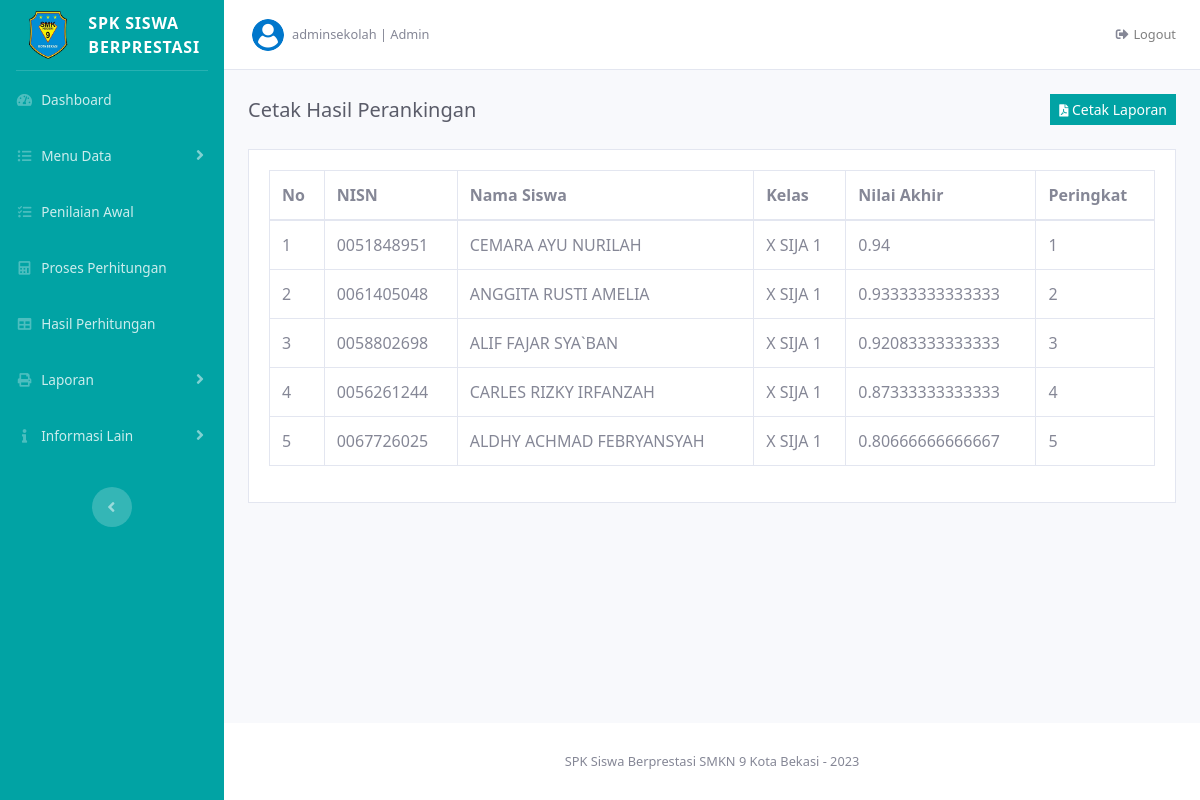
The app's page /index.php?page=laporan_perankingan (signed in) with its own data.
### tables this page shows
CREATE TABLE `hasil_preferensi` (
  `ID_Pref` int(15) NOT NULL,
  `ID_Alter` int(15) DEFAULT NULL,
  `hasil_pref` double DEFAULT NULL
);

CREATE TABLE `data_alternatif` (
  `ID_Alter` int(15) NOT NULL,
  `NISN` varchar(30) DEFAULT NULL,
  `Nama_Siswa` varchar(100) DEFAULT NULL,
  `JK` varchar(100) DEFAULT NULL,
  `Kelas` varchar(100) DEFAULT NULL
);

### pages/laporan/laporan_perankingan.php (the view)
<?php
	$pref = mysqli_query($koneksi_db, "SELECT hasil_preferensi.ID_Pref, hasil_preferensi.ID_Alter, data_alternatif.NISN,
	data_alternatif.Nama_Siswa, data_alternatif.Kelas, hasil_preferensi.hasil_pref FROM hasil_preferensi INNER JOIN
	data_alternatif ON hasil_preferensi.ID_Alter = data_alternatif.ID_Alter ORDER BY hasil_pref DESC");
  $jmlPref = mysqli_query($koneksi_db, "SELECT * FROM hasil_preferensi");
?>
<div class="d-sm-flex align-items-center justify-content-between mb-4">
  <h5 class="mb-3 text-gray-800 my-sm-auto">Cetak Hasil Perankingan</h5>
  <a href="assets/report/report_perankingan.php" class="d-inline-block btn btn-sm btn-success rounded-0" target="_blank">
  	<i class="fas fa-file-pdf fa-sm"></i> Cetak Laporan
	</a>
</div>
<div class="card mb-4 rounded-0">
	<div class="card-body">
    <?php
      if (mysqli_num_rows($jmlPref) > 0) {
    ?>
      <div class="table-responsive">
        <table class="table table-bordered" width="100%" cellspacing="0">
          <thead>
            <tr>
            	<th class="text-nowrap">No</th>
          		<th class="text-nowrap">NISN</th>
              <th class="text-nowrap">Nama Siswa</th>
              <th class="text-nowrap">Kelas</th>
              <th class="text-nowrap">Nilai Akhir</th>
              <th class="text-nowrap">Peringkat</th>
            </tr>
          </thead>
          <tbody>
        		<?php
        			$no = 0;
        			while ($res = mysqli_fetch_assoc($pref)) :
        			$no++;
        		?>
              <tr>
              	<td class="text-nowrap"><?= $no; ?></td>
            		<td class="text-nowrap"><?= $res['NISN']; ?></td>
                <td class="text-nowrap"><?= $res['Nama_Siswa']; ?></td>
                <td class="text-nowrap"><?= $res['Kelas']; ?></td>
                <td class="text-nowrap"><?= $res['hasil_pref']; ?></td>
                <td class="text-nowrap"><?= $no; ?></td>
              </tr>
          	<?php endwhile; ?>
          </tbody>
        </table>
      </div>
    <?php
      } else {
    ?>
      Hasil perankingan belum tersedia..
    <?php
      }
    ?>
	</div>
</div>

### index.php (shortened to what this page needs)
<!DOCTYPE html>
<html lang="en">
<head>
    <link href="assets/vendor/fontawesome-free/css/all.min.css" rel="stylesheet" type="text/css">
    <link href="assets/css/sb-admin-2.min.css" rel="stylesheet">
    <link href="assets/vendor/datatables/dataTables.bootstrap4.min.css" rel="stylesheet">
</head>
<body id="page-top">
    <div id="wrapper">
        <ul class="navbar-nav bg-gradient sidebar sidebar-dark accordion" id="accordionSidebar">
            <a class="sidebar-brand d-flex align-items-center justify-content-center" href="index.php?page=dashboard">
                <div class="sidebar-brand-icon p-2">
                    <img src="assets/img/SMKN9_Bekasi.png" alt="" class="img-profile w-100">
                </div>
                <div class="sidebar-brand-text mx-2 text-left font-weight-bold">SPK Siswa Berprestasi</div>
            </a>
            <hr class="sidebar-divider my-0">
            <?php require 'template/sidebar_menu.php'; ?>
            <div class="text-center d-none d-md-inline mt-4">
                <button class="rounded-circle border-0" id="sidebarToggle"></button>
            </div>
        </ul>
        <div id="content-wrapper" class="d-flex flex-column">
            <div id="content">
                <nav class="navbar navbar-expand navbar-light bg-white topbar mb-4 static-top border-bottom">
                <?php require 'template/navbar.php'; ?>
                </nav>
                <div class="container-fluid">
                    <?php require 'config/control_pages.php'; ?>
                </div>
            </div>
            <footer class="sticky-footer bg-white">
                <div class="container my-auto">
                    <div class="copyright text-center my-auto">
                        <span>SPK Siswa Berprestasi SMKN 9 Kota Bekasi - 2023</span>
                    </div>
                </div>
            </footer>
        </div>
    </div>
</body>
</html>

### template/sidebar_menu.php (shortened to what this page needs)
<?php
    if (@$_GET['page'] == 'dashboard') {
        $activ1 = 'active';
        $activ2 = '';
        $activ3 = '';
        $activ4 = '';
        $activ5 = '';
        $activ6 = '';
        $activ7 = '';
    } else {
        $activ1 = '';
        $activ2 = '';
        $activ3 = '';
        $activ4 = '';
        $activ5 = '';
        $activ6 = '';
        $activ7 = '';
    }
?>
<li class="nav-item <?= $activ1 ?>">
    <a class="nav-link" href="index.php?page=dashboard">
        <i class="fas fa-fw fa-tachometer-alt"></i>
        <span>Dashboard</span></a>
</li>
<li class="nav-item <?= $activ2 ?>">
    <a class="nav-link collapsed" href="?page=menu_data" data-toggle="collapse" data-target="#collapseTwo"
        aria-expanded="true" aria-controls="collapseTwo">
        <i class="fas fa-fw fa-list-ul"></i>
        <span>Menu Data</span>
    </a>
</li>
<li class="nav-item <?= $activ3 ?>">
    <a class="nav-link collapsed" href="index.php?page=data_penilaian"
        aria-expanded="true" aria-controls="collapseUtilities">
        <i class="fas fa-fw fa-tasks"></i>
        <span>Penilaian Awal</span>
    </a>
</li>
<li class="nav-item <?= $activ4 ?>">
    <a class="nav-link collapsed" href="index.php?page=proses_perhitungan"
        aria-expanded="true" aria-controls="collapseUtilities">
        <i class="fas fa-fw fa-calculator"></i>
        <span>Proses Perhitungan</span>
    </a>
</li>
<li class="nav-item <?= $activ5 ?>">
    <a class="nav-link collapsed" href="index.php?page=hasil_perhitungan"
        aria-expanded="true" aria-controls="collapsePages">
        <i class="fas fa-fw fa-table"></i>
        <span>Hasil Perhitungan</span>
    </a>
</li>
<li class="nav-item <?= $activ6 ?>">
    <a class="nav-link collapsed" href="?page=laporan" data-toggle="collapse" data-target="#collapsePageslaporan"
        aria-expanded="true" aria-controls="collapsePages">
        <i class="fas fa-fw fa-print"></i>
        <span>Laporan</span>
    </a>
</li>
<li class="nav-item <?= $activ7 ?>">
    <a class="nav-link collapsed" href="?page=informasi" data-toggle="collapse" data-target="#collapsePages4"
        aria-expanded="true" aria-controls="collapsePages">
        <i class="fas fa-fw fa-info"></i>
        <span>Informasi Lain</span>
    </a>
</li>

### template/navbar.php (shortened to what this page needs)
<ul class="navbar-nav mr-auto">
    <li class="nav-item dropdown no-arrow">
        <a class="nav-link dropdown-toggle" href="#" id="userDropdown" role="button"
            data-toggle="dropdown" aria-haspopup="true" aria-expanded="false">
            <img class="img-profile rounded-circle"
                src="assets/img/user_2.png">
            <span class="ml-2 d-none d-md-inline text-gray-600 small"><?= $_SESSION['user']; ?> | Admin</span>
        </a>
    </li>
</ul>
<ul class="navbar-nav ml-auto">
    <a class="nav-link small" href="#" data-toggle="modal" data-target="#logoutModal"
    style="text-decoration: none;">
        <i class="fas fa-sign-out-alt fa-fw text-gray-600"></i> Logout
    </a>
</ul>

### config/control_pages.php (shortened to what this page needs)
<?php
	require 'connect_db.php';
	if (isset($_GET['page'])) {
		$pages = $_GET['page'];
		if ($pages === 'dashboard') {
			include 'pages/dashboard/dashboard.php';
		}
		else if ($pages === 'data_siswa') {
			include 'pages/data_alternatif/data_alternatif.php';
		}
		else if ($pages == 'tambah_alter') {
			include 'pages/data_alternatif/tambah_alternatif.php';
		}
		else if($pages == 'edit_alter') {
			include 'pages/data_alternatif/edit_alternatif.php';
		}
		else if ($pages === 'data_kriteria') {
			include 'pages/data_kriteria/data_kriteria.php';
		}
		else if ($pages == 'tambah_kriteria') {
			include 'pages/data_kriteria/tambah_kriteria.php';
		}
		else if($pages == 'edit_kriteria') {
			include 'pages/data_kriteria/edit_kriteria.php';
		}
		else if ($pages === 'sub_kriteria') {
			include 'pages/data_sub_kriteria/sub_kriteria.php';
		}
		else if ($pages === 'tambah_subkriteria') {
			include 'pages/data_sub_kriteria/tambah_subkriteria.php';
		}
		else if ($pages === 'edit_subkriteria') {
			include 'pages/data_sub_kriteria/edit_subkriteria.php';
		}
		else if ($pages === 'data_penilaian') {
			include 'pages/data_penilaian/data_penilaian.php';
		}
		else if ($pages === 'tambah_penilaian') {
			include 'pages/data_penilaian/tambah_penilaian.php';
		}
		else if ($pages === 'edit_penilaian') {
			include 'pages/data_penilaian/edit_penilaian.php';
		}
		else if ($pages === 'proses_perhitungan') {
			include 'pages/proses_perhitungan/proses_perhitungan.php';
		}
		else if ($pages === 'hasil_perhitungan') {
			include 'pages/hasil_perhitungan/hasil_perhitungan.php';
		}
		else if ($pages === 'tentang') {
			include 'pages/informasi_lain/tentang_spk.php';
		}
		else if ($pages === 'penggunaan') {
			include 'pages/informasi_lain/cara_penggunaan.php';
		}
		else if ($pages === 'laporan_normalisasi') {
			include 'pages/laporan/laporan_normalisasi.php';
		}
		else if ($pages === 'laporan_perankingan') {
			include 'pages/laporan/laporan_perankingan.php';
		}
		else {
			include 'pages/error_404/error_404.php';
		}
	} else {
		include 'pages/dashboard/dashboard.php';
	}
?>

### index.php (style rules this page uses)
* { font-family: "Segoe UI", Frutiger, "Frutiger Linotype", "Dejavu Sans", "Helvetica Neue", Arial, sans-serif; }
.sidebar { background-color: #01a3a4; }
.btn-success { background-color: #01a3a4; border-color: #01a3a4; }

### records on screen
hasil_preferensi: ID_Alter.NISN "0051848951", ID_Alter.Nama_Siswa "CEMARA AYU NURILAH", ID_Alter.Kelas "X SIJA 1", hasil_pref "0.94"
hasil_preferensi: ID_Alter.NISN "0061405048", ID_Alter.Nama_Siswa "ANGGITA RUSTI AMELIA", ID_Alter.Kelas "X SIJA 1", hasil_pref "0.93333333333333"
hasil_preferensi: ID_Alter.NISN "0058802698", ID_Alter.Nama_Siswa "ALIF FAJAR SYA`BAN", ID_Alter.Kelas "X SIJA 1", hasil_pref "0.92083333333333"
hasil_preferensi: ID_Alter.NISN "0056261244", ID_Alter.Nama_Siswa "CARLES RIZKY IRFANZAH", ID_Alter.Kelas "X SIJA 1", hasil_pref "0.87333333333333"
hasil_preferensi: ID_Alter.NISN "0067726025", ID_Alter.Nama_Siswa "ALDHY ACHMAD FEBRYANSYAH", ID_Alter.Kelas "X SIJA 1", hasil_pref "0.80666666666667"

### other values on screen
$_SESSION['user'] "adminsekolah"
